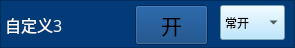
   <widget class="QFrame" name="frame_36">
    <property name="geometry">
     <rect>
      <x>315</x>
      <y>356</y>
      <width>295</width>
      <height>48</height>
     </rect>
    </property>
    <property name="styleSheet">
     <string notr="true">background-color: rgb(2, 59, 120);</string>
    </property>
    <property name="frameShape">
     <enum>QFrame::StyledPanel</enum>
    </property>
    <property name="frameShadow">
     <enum>QFrame::Raised</enum>
    </property>
    <widget class="QToolButton" name="toolButton_selfdefine3">
     <property name="geometry">
      <rect>
       <x>135</x>
       <y>5</y>
       <width>73</width>
       <height>40</height>
      </rect>
     </property>
     <property name="font">
      <font>
       <family>微软雅黑</family>
       <pointsize>16</pointsize>
      </font>
     </property>
     <property name="text">
      <string>开</string>
     </property>
     <property name="icon">
      <iconset>
       <normaloff>yb_off.png</normaloff>yb_off.png</iconset>
     </property>
     <property name="iconSize">
      <size>
       <width>66</width>
       <height>48</height>
      </size>
     </property>
    </widget>
    <widget class="QLabel" name="label_17">
     <property name="geometry">
      <rect>
       <x>5</x>
       <y>10</y>
       <width>81</width>
       <height>30</height>
      </rect>
     </property>
     <property name="font">
      <font>
       <family>微软雅黑</family>
       <pointsize>12</pointsize>
      </font>
     </property>
     <property name="styleSheet">
      <string notr="true">color: rgb(255, 255, 255);</string>
     </property>
     <property name="text">
      <string>自定义3</string>
     </property>
    </widget>
    <widget class="QComboBox" name="comboBox_selfdefine3">
     <property name="geometry">
      <rect>
       <x>220</x>
       <y>5</y>
       <width>65</width>
       <height>35</height>
      </rect>
     </property>
     <property name="styleSheet">
      <string notr="true">background-color: rgb(170, 225, 255);</string>
     </property>
     <item>
      <property name="text">
       <string>常开</string>
      </property>
     </item>
     <item>
      <property name="text">
       <string>常闭</string>
      </property>
     </item>
    </widget>
   </widget>
